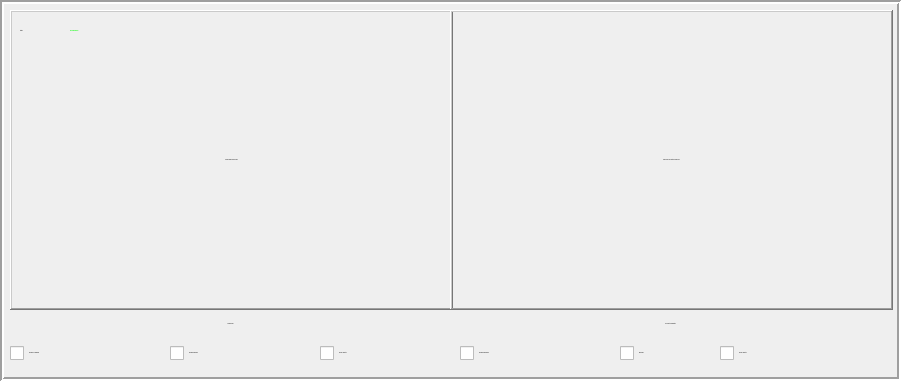
     <widget class="QFrame" name="frame_2">
      <property name="geometry">
       <rect>
        <x>10</x>
        <y>120</y>
        <width>901</width>
        <height>381</height>
       </rect>
      </property>
      <property name="frameShape">
       <enum>QFrame::Shape::Box</enum>
      </property>
      <property name="frameShadow">
       <enum>QFrame::Shadow::Sunken</enum>
      </property>
      <property name="lineWidth">
       <number>2</number>
      </property>
      <widget class="QLabel" name="status_label">
       <property name="geometry">
        <rect>
         <x>70</x>
         <y>20</y>
         <width>131</width>
         <height>21</height>
        </rect>
       </property>
       <property name="palette">
        <palette>
         <active>
          <colorrole role="WindowText">
           <brush brushstyle="SolidPattern">
            <color alpha="255">
             <red>0</red>
             <green>255</green>
             <blue>0</blue>
            </color>
           </brush>
          </colorrole>
          <colorrole role="Button">
           <brush brushstyle="SolidPattern">
            <color alpha="255">
             <red>245</red>
             <green>245</green>
             <blue>245</blue>
            </color>
           </brush>
          </colorrole>
          <colorrole role="Text">
           <brush brushstyle="SolidPattern">
            <color alpha="255">
             <red>0</red>
             <green>255</green>
             <blue>0</blue>
            </color>
           </brush>
          </colorrole>
          <colorrole role="ButtonText">
           <brush brushstyle="SolidPattern">
            <color alpha="255">
             <red>0</red>
             <green>255</green>
             <blue>0</blue>
            </color>
           </brush>
          </colorrole>
          <colorrole role="Base">
           <brush brushstyle="SolidPattern">
            <color alpha="255">
             <red>245</red>
             <green>245</green>
             <blue>245</blue>
            </color>
           </brush>
          </colorrole>
          <colorrole role="Window">
           <brush brushstyle="SolidPattern">
            <color alpha="255">
             <red>245</red>
             <green>245</green>
             <blue>245</blue>
            </color>
           </brush>
          </colorrole>
          <colorrole role="PlaceholderText">
           <brush brushstyle="NoBrush">
            <color alpha="128">
             <red>0</red>
             <green>255</green>
             <blue>0</blue>
            </color>
           </brush>
          </colorrole>
         </active>
         <inactive>
          <colorrole role="WindowText">
           <brush brushstyle="SolidPattern">
            <color alpha="255">
             <red>0</red>
             <green>255</green>
             <blue>0</blue>
            </color>
           </brush>
          </colorrole>
          <colorrole role="Button">
           <brush brushstyle="SolidPattern">
            <color alpha="255">
             <red>245</red>
             <green>245</green>
             <blue>245</blue>
            </color>
           </brush>
          </colorrole>
          <colorrole role="Text">
           <brush brushstyle="SolidPattern">
            <color alpha="255">
             <red>0</red>
             <green>255</green>
             <blue>0</blue>
            </color>
           </brush>
          </colorrole>
          <colorrole role="ButtonText">
           <brush brushstyle="SolidPattern">
            <color alpha="255">
             <red>0</red>
             <green>255</green>
             <blue>0</blue>
            </color>
           </brush>
          </colorrole>
          <colorrole role="Base">
           <brush brushstyle="SolidPattern">
            <color alpha="255">
             <red>245</red>
             <green>245</green>
             <blue>245</blue>
            </color>
           </brush>
          </colorrole>
          <colorrole role="Window">
           <brush brushstyle="SolidPattern">
            <color alpha="255">
             <red>245</red>
             <green>245</green>
             <blue>245</blue>
            </color>
           </brush>
          </colorrole>
          <colorrole role="PlaceholderText">
           <brush brushstyle="NoBrush">
            <color alpha="128">
             <red>0</red>
             <green>255</green>
             <blue>0</blue>
            </color>
           </brush>
          </colorrole>
         </inactive>
         <disabled>
          <colorrole role="WindowText">
           <brush brushstyle="SolidPattern">
            <color alpha="255">
             <red>0</red>
             <green>255</green>
             <blue>0</blue>
            </color>
           </brush>
          </colorrole>
          <colorrole role="Button">
           <brush brushstyle="SolidPattern">
            <color alpha="255">
             <red>245</red>
             <green>245</green>
             <blue>245</blue>
            </color>
           </brush>
          </colorrole>
          <colorrole role="Text">
           <brush brushstyle="SolidPattern">
            <color alpha="255">
             <red>0</red>
             <green>255</green>
             <blue>0</blue>
            </color>
           </brush>
          </colorrole>
          <colorrole role="ButtonText">
           <brush brushstyle="SolidPattern">
            <color alpha="255">
             <red>0</red>
             <green>255</green>
             <blue>0</blue>
            </color>
           </brush>
          </colorrole>
          <colorrole role="Base">
           <brush brushstyle="SolidPattern">
            <color alpha="255">
             <red>245</red>
             <green>245</green>
             <blue>245</blue>
            </color>
           </brush>
          </colorrole>
          <colorrole role="Window">
           <brush brushstyle="SolidPattern">
            <color alpha="255">
             <red>245</red>
             <green>245</green>
             <blue>245</blue>
            </color>
           </brush>
          </colorrole>
          <colorrole role="PlaceholderText">
           <brush brushstyle="NoBrush">
            <color alpha="128">
             <red>0</red>
             <green>255</green>
             <blue>0</blue>
            </color>
           </brush>
          </colorrole>
         </disabled>
        </palette>
       </property>
       <property name="font">
        <font>
         <family>Segoe UI</family>
         <pointsize>-1</pointsize>
         <bold>true</bold>
        </font>
       </property>
       <property name="styleSheet">
        <string notr="true">color: rgb(0, 255, 0);</string>
       </property>
       <property name="text">
        <string>NOT RECORDING</string>
       </property>
       <property name="alignment">
        <set>Qt::AlignmentFlag::AlignLeading|Qt::AlignmentFlag::AlignLeft|Qt::AlignmentFlag::AlignVCenter</set>
       </property>
      </widget>
      <widget class="QLabel" name="label_12">
       <property name="geometry">
        <rect>
         <x>20</x>
         <y>20</y>
         <width>51</width>
         <height>21</height>
        </rect>
       </property>
       <property name="font">
        <font>
         <family>Segoe UI</family>
         <pointsize>-1</pointsize>
        </font>
       </property>
       <property name="autoFillBackground">
        <bool>false</bool>
       </property>
       <property name="text">
        <string>Status:</string>
       </property>
      </widget>
      <widget class="QLabel" name="camera_feed">
       <property name="geometry">
        <rect>
         <x>10</x>
         <y>10</y>
         <width>443</width>
         <height>300</height>
        </rect>
       </property>
       <property name="maximumSize">
        <size>
         <width>450</width>
         <height>300</height>
        </size>
       </property>
       <property name="font">
        <font>
         <family>Segoe UI</family>
         <pointsize>-1</pointsize>
         <italic>true</italic>
         <bold>false</bold>
        </font>
       </property>
       <property name="frameShape">
        <enum>QFrame::Shape::WinPanel</enum>
       </property>
       <property name="frameShadow">
        <enum>QFrame::Shadow::Raised</enum>
       </property>
       <property name="text">
        <string>Camera Feed will show here</string>
       </property>
       <property name="alignment">
        <set>Qt::AlignmentFlag::AlignCenter</set>
       </property>
      </widget>
      <widget class="QLabel" name="white_frame_feed">
       <property name="geometry">
        <rect>
         <x>450</x>
         <y>10</y>
         <width>443</width>
         <height>300</height>
        </rect>
       </property>
       <property name="maximumSize">
        <size>
         <width>450</width>
         <height>300</height>
        </size>
       </property>
       <property name="font">
        <font>
         <family>Segoe UI</family>
         <pointsize>-1</pointsize>
         <italic>true</italic>
         <bold>false</bold>
        </font>
       </property>
       <property name="frameShape">
        <enum>QFrame::Shape::WinPanel</enum>
       </property>
       <property name="frameShadow">
        <enum>QFrame::Shadow::Raised</enum>
       </property>
       <property name="text">
        <string>Body Pose Key Points will show here</string>
       </property>
       <property name="alignment">
        <set>Qt::AlignmentFlag::AlignCenter</set>
       </property>
      </widget>
      <widget class="QLabel" name="label">
       <property name="geometry">
        <rect>
         <x>10</x>
         <y>310</y>
         <width>441</width>
         <height>28</height>
        </rect>
       </property>
       <property name="maximumSize">
        <size>
         <width>451</width>
         <height>31</height>
        </size>
       </property>
       <property name="font">
        <font>
         <family>Segoe UI</family>
         <pointsize>-1</pointsize>
         <italic>true</italic>
        </font>
       </property>
       <property name="text">
        <string>Camera Feed</string>
       </property>
       <property name="alignment">
        <set>Qt::AlignmentFlag::AlignCenter</set>
       </property>
      </widget>
      <widget class="QLabel" name="label_4">
       <property name="geometry">
        <rect>
         <x>450</x>
         <y>310</y>
         <width>441</width>
         <height>28</height>
        </rect>
       </property>
       <property name="maximumSize">
        <size>
         <width>451</width>
         <height>31</height>
        </size>
       </property>
       <property name="font">
        <font>
         <family>Segoe UI</family>
         <pointsize>-1</pointsize>
         <italic>true</italic>
        </font>
       </property>
       <property name="text">
        <string>Key Points Visualization</string>
       </property>
       <property name="alignment">
        <set>Qt::AlignmentFlag::AlignCenter</set>
       </property>
      </widget>
      <widget class="QCheckBox" name="showCameraLandmarksChkBox">
       <property name="geometry">
        <rect>
         <x>10</x>
         <y>340</y>
         <width>212</width>
         <height>26</height>
        </rect>
       </property>
       <property name="maximumSize">
        <size>
         <width>221</width>
         <height>31</height>
        </size>
       </property>
       <property name="font">
        <font>
         <family>Segoe UI</family>
         <pointsize>-1</pointsize>
        </font>
       </property>
       <property name="cursor">
        <cursorShape>PointingHandCursor</cursorShape>
       </property>
       <property name="text">
        <string>Show Body Landmarks</string>
       </property>
      </widget>
      <widget class="QCheckBox" name="show_whiteframe_boundingbox">
       <property name="geometry">
        <rect>
         <x>460</x>
         <y>340</y>
         <width>209</width>
         <height>26</height>
        </rect>
       </property>
       <property name="maximumSize">
        <size>
         <width>221</width>
         <height>31</height>
        </size>
       </property>
       <property name="font">
        <font>
         <family>Segoe UI</family>
         <pointsize>-1</pointsize>
        </font>
       </property>
       <property name="cursor">
        <cursorShape>PointingHandCursor</cursorShape>
       </property>
       <property name="text">
        <string>Show Bounding Boxes</string>
       </property>
      </widget>
      <widget class="QCheckBox" name="showCameraBoundingBoxChkBox">
       <property name="geometry">
        <rect>
         <x>170</x>
         <y>340</y>
         <width>141</width>
         <height>26</height>
        </rect>
       </property>
       <property name="maximumSize">
        <size>
         <width>221</width>
         <height>31</height>
        </size>
       </property>
       <property name="font">
        <font>
         <family>Segoe UI</family>
         <pointsize>-1</pointsize>
        </font>
       </property>
       <property name="cursor">
        <cursorShape>PointingHandCursor</cursorShape>
       </property>
       <property name="text">
        <string>Show Bounding Box</string>
       </property>
      </widget>
      <widget class="QCheckBox" name="show_skeleton_camera">
       <property name="geometry">
        <rect>
         <x>320</x>
         <y>340</y>
         <width>131</width>
         <height>26</height>
        </rect>
       </property>
       <property name="maximumSize">
        <size>
         <width>221</width>
         <height>31</height>
        </size>
       </property>
       <property name="font">
        <font>
         <family>Segoe UI</family>
         <pointsize>-1</pointsize>
        </font>
       </property>
       <property name="cursor">
        <cursorShape>PointingHandCursor</cursorShape>
       </property>
       <property name="text">
        <string>Show in Skeleton</string>
       </property>
      </widget>
      <widget class="QCheckBox" name="darkMode_whiteframe">
       <property name="geometry">
        <rect>
         <x>620</x>
         <y>340</y>
         <width>116</width>
         <height>26</height>
        </rect>
       </property>
       <property name="maximumSize">
        <size>
         <width>221</width>
         <height>31</height>
        </size>
       </property>
       <property name="font">
        <font>
         <family>Segoe UI</family>
         <pointsize>-1</pointsize>
        </font>
       </property>
       <property name="cursor">
        <cursorShape>PointingHandCursor</cursorShape>
       </property>
       <property name="text">
        <string>Dark Mode</string>
       </property>
      </widget>
      <widget class="QCheckBox" name="show_skeleton_white_frame">
       <property name="geometry">
        <rect>
         <x>720</x>
         <y>340</y>
         <width>166</width>
         <height>26</height>
        </rect>
       </property>
       <property name="maximumSize">
        <size>
         <width>221</width>
         <height>31</height>
        </size>
       </property>
       <property name="font">
        <font>
         <family>Segoe UI</family>
         <pointsize>-1</pointsize>
        </font>
       </property>
       <property name="cursor">
        <cursorShape>PointingHandCursor</cursorShape>
       </property>
       <property name="text">
        <string>Show in Skeleton</string>
       </property>
      </widget>
      <zorder>camera_feed</zorder>
      <zorder>white_frame_feed</zorder>
      <zorder>label</zorder>
      <zorder>label_4</zorder>
      <zorder>label_12</zorder>
      <zorder>show_whiteframe_boundingbox</zorder>
      <zorder>darkMode_whiteframe</zorder>
      <zorder>show_skeleton_white_frame</zorder>
      <zorder>status_label</zorder>
      <zorder>showCameraLandmarksChkBox</zorder>
      <zorder>showCameraBoundingBoxChkBox</zorder>
      <zorder>show_skeleton_camera</zorder>
     </widget>
